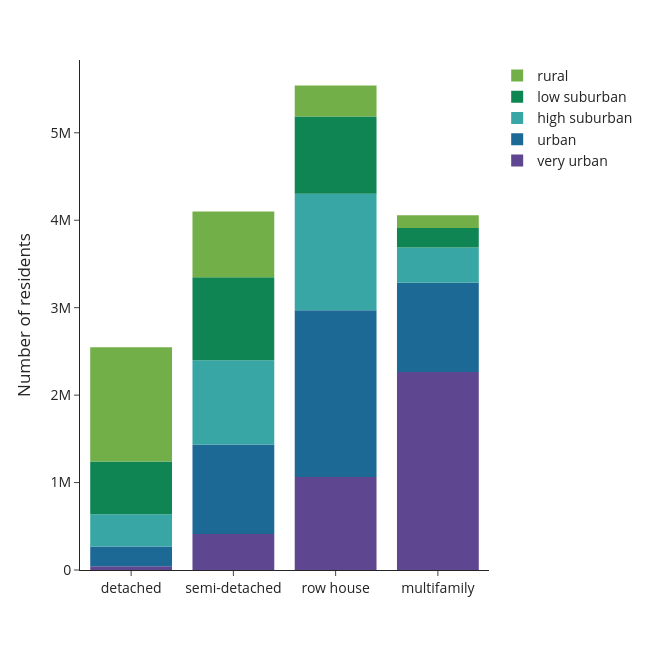

Notebook cell for this chart:
### Code cell
df = use['n_hhdmem'+year].groupby(level=[1,3], sort=False).sum().reset_index()
    fig = px.bar(df, y='n_hhdmem'+year, x='typology_lab',color='density_lab', 
                 #text=df['percentage'].apply(lambda x: '{0:.1%}'.format(x)), 
                 labels={'n_hhdmem'+year:'Number of residents',
                         'typology_lab':'',
                         'density_lab':''}, 
                 template='simple_white', 
             color_discrete_sequence=px.colors.qualitative.Prism) 
    #fig.update_traces(textposition='inside')
    fig.update_layout(width=650, height=650, 
                      #xaxis_tickformat = '.0%',
                      font=dict(size=14),
                      legend=dict(
        traceorder='reversed',
        #orientation="h",
        #entrywidth=70,
        #yanchor="bottom",
        #y=1.02,
        #xanchor="left",
        #x=-0.25
    ))
    fig.update_traces(marker_line_width=0)
    fig.write_image('visualisations/'+class_name_short+'/stackedbars_cap_per_type_urb'+year+age_group+inc_grouping+'.png', scale=3)
    fig.show()

### Figure 1 — Plotly figure (JSON) as saved in the notebook; plotly's stock layout.template omitted (floating-point values rounded to 4 significant figures)
{"data": [{"alignmentgroup": "True", "hovertemplate": "=%{x}<br>Number of residents=%{y}<extra></extra>", "legendgroup": "very urban", "marker": {"color": "rgb(95, 70, 144)", "line": {"width": 0}, "pattern": {"shape": ""}}, "name": "very urban", "offsetgroup": "very urban", "orientation": "v", "showlegend": true, "textposition": "auto", "type": "bar", "x": ["detached", "semi-detached", "row house", "multifamily"], "xaxis": "x", "y": [43690, 411875, 1062705, 2263725], "yaxis": "y"}, {"alignmentgroup": "True", "hovertemplate": "=%{x}<br>Number of residents=%{y}<extra></extra>", "legendgroup": "urban", "marker": {"color": "rgb(29, 105, 150)", "line": {"width": 0}, "pattern": {"shape": ""}}, "name": "urban", "offsetgroup": "urban", "orientation": "v", "showlegend": true, "textposition": "auto", "type": "bar", "x": ["detached", "semi-detached", "row house", "multifamily"], "xaxis": "x", "y": [224420, 1023405, 1908630, 1022280], "yaxis": "y"}, {"alignmentgroup": "True", "hovertemplate": "=%{x}<br>Number of residents=%{y}<extra></extra>", "legendgroup": "high suburban", "marker": {"color": "rgb(56, 166, 165)", "line": {"width": 0}, "pattern": {"shape": ""}}, "name": "high suburban", "offsetgroup": "high suburban", "orientation": "v", "showlegend": true, "textposition": "auto", "type": "bar", "x": ["detached", "semi-detached", "row house", "multifamily"], "xaxis": "x", "y": [368505, 964045, 1332345, 403415], "yaxis": "y"}, {"alignmentgroup": "True", "hovertemplate": "=%{x}<br>Number of residents=%{y}<extra></extra>", "legendgroup": "low suburban", "marker": {"color": "rgb(15, 133, 84)", "line": {"width": 0}, "pattern": {"shape": ""}}, "name": "low suburban", "offsetgroup": "low suburban", "orientation": "v", "showlegend": true, "textposition": "auto", "type": "bar", "x": ["detached", "semi-detached", "row house", "multifamily"], "xaxis": "x", "y": [603310, 947530, 883105, 222060], "yaxis": "y"}, {"alignmentgroup": "True", "hovertemplate": "=%{x}<br>Number of residents=%{y}<extra></extra>", "legendgroup": "rural", "marker": {"color": "rgb(115, 175, 72)", "line": {"width": 0}, "pattern": {"shape": ""}}, "name": "rural", "offsetgroup": "rural", "orientation": "v", "showlegend": true, "textposition": "auto", "type": "bar", "x": ["detached", "semi-detached", "row house", "multifamily"], "xaxis": "x", "y": [1308490, 753070, 354185, 145840], "yaxis": "y"}], "layout": {"barmode": "relative", "font": {"size": 14}, "height": 650, "legend": {"title": {"text": ""}, "tracegroupgap": 0, "traceorder": "reversed"}, "margin": {"t": 60}, "width": 650, "xaxis": {"anchor": "y", "domain": [0, 1], "title": {"text": ""}}, "yaxis": {"anchor": "x", "domain": [0, 1], "title": {"text": "Number of residents"}}}}
